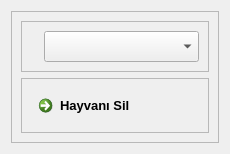
                       <widget class="QWidget" name="page_as_ra">
                        <property name="geometry">
                         <rect>
                          <x>0</x>
                          <y>0</y>
                          <width>205</width>
                          <height>142</height>
                         </rect>
                        </property>
                        <attribute name="icon">
                         <iconset resource="icons_qrc.qrc">
                          <normaloff>:/white/icons/white-icons/trash-2.svg</normaloff>:/white/icons/white-icons/trash-2.svg</iconset>
                        </attribute>
                        <attribute name="label">
                         <string>Hayvan Sil</string>
                        </attribute>
                        <layout class="QHBoxLayout" name="horizontalLayout_23">
                         <item>
                          <widget class="QFrame" name="frame_as_ra">
                           <property name="frameShape">
                            <enum>QFrame::StyledPanel</enum>
                           </property>
                           <property name="frameShadow">
                            <enum>QFrame::Raised</enum>
                           </property>
                           <layout class="QVBoxLayout" name="verticalLayout_8">
                            <item alignment="Qt::AlignTop">
                             <widget class="QFrame" name="frame_ra">
                              <property name="sizePolicy">
                               <sizepolicy hsizetype="Preferred" vsizetype="Preferred">
                                <horstretch>0</horstretch>
                                <verstretch>0</verstretch>
                               </sizepolicy>
                              </property>
                              <property name="frameShape">
                               <enum>QFrame::StyledPanel</enum>
                              </property>
                              <property name="frameShadow">
                               <enum>QFrame::Raised</enum>
                              </property>
                              <layout class="QHBoxLayout" name="horizontalLayout_32">
                               <item alignment="Qt::AlignLeft|Qt::AlignVCenter">
                                <widget class="QLabel" name="label_ra_i">
                                 <property name="text">
                                  <string/>
                                 </property>
                                 <property name="pixmap">
                                  <pixmap resource="icons_qrc.qrc">:/white/icons/white-icons/twitter.svg</pixmap>
                                 </property>
                                 <property name="scaledContents">
                                  <bool>true</bool>
                                 </property>
                                </widget>
                               </item>
                               <item>
                                <widget class="QComboBox" name="comboBox_ra">
                                 <property name="sizePolicy">
                                  <sizepolicy hsizetype="Expanding" vsizetype="Fixed">
                                   <horstretch>0</horstretch>
                                   <verstretch>0</verstretch>
                                  </sizepolicy>
                                 </property>
                                 <property name="font">
                                  <font>
                                   <family>Century Gothic</family>
                                   <pointsize>12</pointsize>
                                  </font>
                                 </property>
                                </widget>
                               </item>
                              </layout>
                             </widget>
                            </item>
                            <item>
                             <widget class="QFrame" name="frame_ra_b">
                              <property name="sizePolicy">
                               <sizepolicy hsizetype="Preferred" vsizetype="Expanding">
                                <horstretch>0</horstretch>
                                <verstretch>0</verstretch>
                               </sizepolicy>
                              </property>
                              <property name="frameShape">
                               <enum>QFrame::StyledPanel</enum>
                              </property>
                              <property name="frameShadow">
                               <enum>QFrame::Raised</enum>
                              </property>
                              <layout class="QHBoxLayout" name="horizontalLayout_33">
                               <item alignment="Qt::AlignTop">
                                <widget class="QCommandLinkButton" name="commandLinkButton_ra">
                                 <property name="font">
                                  <font>
                                   <family>Segoe UI</family>
                                   <pointsize>10</pointsize>
                                  </font>
                                 </property>
                                 <property name="text">
                                  <string>Hayvanı Sil</string>
                                 </property>
                                 <property name="icon">
                                  <iconset resource="icons_qrc.qrc">
                                   <normaloff>:/white/icons/white-icons/trash.svg</normaloff>:/white/icons/white-icons/trash.svg</iconset>
                                 </property>
                                 <property name="iconSize">
                                  <size>
                                   <width>25</width>
                                   <height>25</height>
                                  </size>
                                 </property>
                                </widget>
                               </item>
                              </layout>
                             </widget>
                            </item>
                           </layout>
                          </widget>
                         </item>
                        </layout>
                       </widget>
